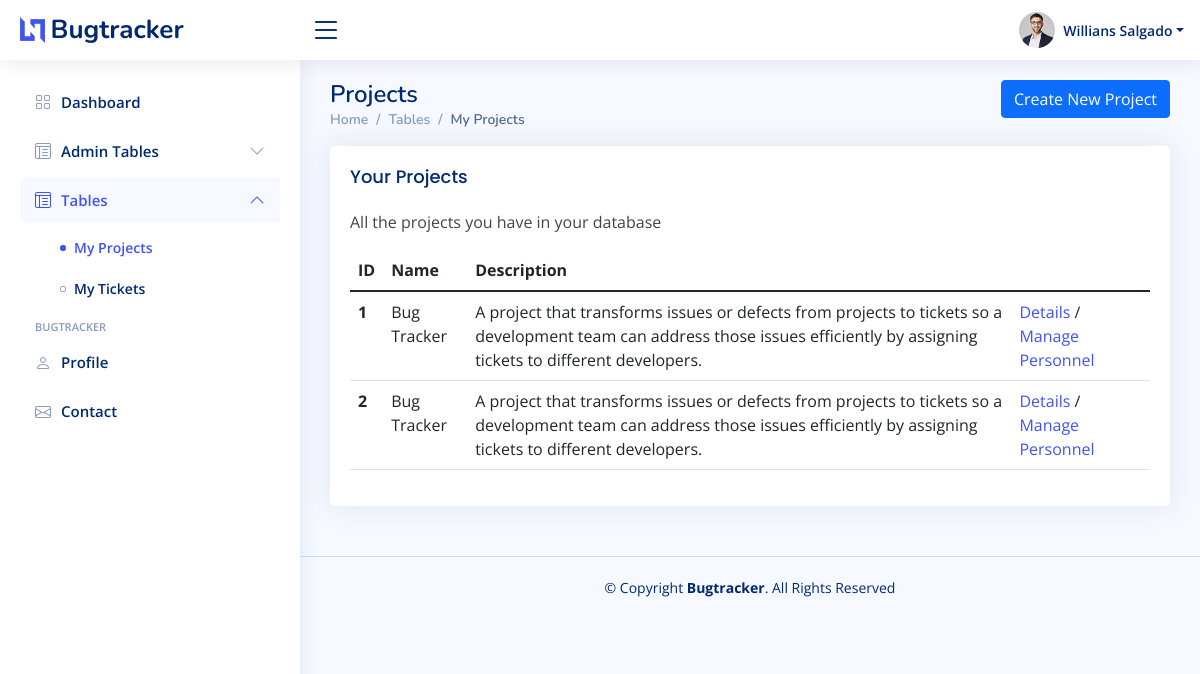
Page /my-projects/ (signed in) on the committed database.
### bugtracker/models.py (models this page shows, shortened)
class Project(models.Model):
    assigned_personnel = models.ManyToManyField(User)
    name = models.CharField(max_length=50)
    description = models.TextField()

### bugtracker/views.py (the view)
# urls.py: path("my-projects/", views.projectListView, name="project_list"),
@login_required
@permission_required("bugtracker.view_project")
def projectListView(request):
    if request.user.has_perm("bugtracker.change_project"):
        project_list = Project.objects.all()
    else:
        project_list = Project.objects.filter(assigned_personnel=request.user)
    context = {"project_list": project_list}
    return render(request, "admin/projects/project_list.html", context)

### templates/admin/projects/project_list.html (shortened to what this page needs)
{% extends 'admin/admin-base.html' %}
{% block content %}
	<main id="main" class="main">
		{% if perms.bugtracker.add_project %}
		<div class="float-end">
			<a href="{% url 'project_create' %}" class="btn btn-primary">
				Create New Project
			</a>
		</div>
		{% endif %}
		<div class="pagetitle">
		  <h1>Projects</h1>
		  <nav>
			<ol class="breadcrumb">
			  <li class="breadcrumb-item"><a href="{% url 'bugtracker_dashboard' %}">Home</a></li>
			  <li class="breadcrumb-item">Tables</li>
			  <li class="breadcrumb-item active">My Projects</li>
			</ol>
		  </nav>
		</div>
		<section class="section">
		  <div class="row">
			<div class="col-lg-12">
			  <div class="card">
				<div class="card-body">
				  <h5 class="card-title">Your Projects</h5>
				  <p>All the projects you have in your database</p>
				  <table class="table datatable">
					<thead>
					  <tr>
						<th scope="col">ID</th>
						<th scope="col">Name</th>
						<th scope="col">Description</th>
						<th scope="col"></th>
					  </tr>
					</thead>
					<tbody>
						{% include 'admin/projects/project_list_logic.html' %}
					</tbody>
				  </table>
				</div>
			  </div>
			</div>
		  </div>
		</section>
	</main>
{% endblock %}

### templates/admin/admin-base.html (shortened to what this page needs)
{% load static %}
<!DOCTYPE html>
<html lang="en">
<head>
  <link href="{% static 'assets/vendor/bootstrap/css/bootstrap.min.css' %}" rel="stylesheet">
  <link href="{% static 'assets/vendor/bootstrap-icons/bootstrap-icons.css' %}" rel="stylesheet">
  <link href="{% static 'assets/vendor/boxicons/css/boxicons.min.css' %}" rel="stylesheet">
  <link href="{% static 'assets/vendor/quill/quill.snow.css' %}" rel="stylesheet">
  <link href="{% static 'assets/vendor/quill/quill.bubble.css' %}" rel="stylesheet">
  <link href="{% static 'assets/vendor/remixicon/remixicon.css' %}" rel="stylesheet">
  <link href="{% static 'assets/vendor/simple-datatables/style.css' %}" rel="stylesheet">
  <link href="{% static 'assets/css/style.css' %}" rel="stylesheet">
</head>
<body>
  <header id="header" class="header fixed-top d-flex align-items-center">
    <div class="d-flex align-items-center justify-content-between">
      <a href="{% url 'bugtracker_dashboard' %}" class="logo d-flex align-items-center">
        <img src="{% static 'assets/img/logo.png' %}" alt="">
        <span class="d-none d-lg-block">Bugtracker</span>
      </a>
      <i class="bi bi-list toggle-sidebar-btn"></i>
    </div>
    <nav class="header-nav ms-auto">
      <ul class="d-flex align-items-center">
        <li class="nav-item dropdown pe-3">
          <a class="nav-link nav-profile d-flex align-items-center pe-0" href="#" data-bs-toggle="dropdown">
            <img src="{% static 'assets/img/profile-img.jpg' %}" alt="Profile" class="rounded-circle">
            <span class="d-none d-md-block dropdown-toggle ps-2">{{ request.user.first_name }}</span>
          </a>
        </li>
      </ul>
    </nav>
  </header>
  <aside id="sidebar" class="sidebar">
    <ul class="sidebar-nav" id="sidebar-nav">
      {% with request.resolver_match.url_name as url_name %}
      <li class="nav-item">
        <a class="nav-link {% if url_name != 'bugtracker_dashboard' %} collapsed {% endif %}" href="{% url 'bugtracker_dashboard' %}">
          <i class="bi bi-grid"></i>
          <span>Dashboard</span>
        </a>
      </li>
      {% if perms.auth.change_user %}
      <li class="nav-item ">
        <a class="nav-link {% if url_name != 'user_list' and url_name != 'role_assignment' %}collapsed{% endif %}" data-bs-target="#admintables-nav" data-bs-toggle="collapse" href="#">
          <i class="bi bi-layout-text-window-reverse"></i><span>Admin Tables</span><i class="bi bi-chevron-down ms-auto"></i>
        </a>
      </li>
      {% endif %}
      {% if perms.bugtracker.view_project %}
      <li class="nav-item">
        <a class="nav-link {% if url_name != 'project_list' and url_name != 'ticket_list' %}collapsed{% endif %}" data-bs-target="#tables-nav" data-bs-toggle="collapse" href="#">
          <i class="bi bi-layout-text-window-reverse"></i><span>Tables</span><i class="bi bi-chevron-down ms-auto"></i>
        </a>
        <ul id="tables-nav" class="nav-content collapse {% if url_name == 'project_list' or url_name == 'ticket_list' %}show{% endif %}" data-bs-parent="#sidebar-nav">
          <li>
            <a href="{% url 'project_list' %}" class="{% if url_name == 'project_list' %}active{% endif %}">
              <i class="bi bi-circle"></i><span>My Projects</span>
            </a>
          </li>
          <li>
            <a href="{% url 'ticket_list' %}" class="{% if url_name == 'ticket_list' %}active{% endif %}">
              <i class="bi bi-circle"></i><span>My Tickets</span>
            </a>
          </li>
        </ul>
      </li>
    {% endif %}
      <li class="nav-heading">Bugtracker</li>
      <li class="nav-item">
        <a class="nav-link {% if url_name != 'about' %}collapsed{% endif %}" href="{% url 'about' %}">
          <i class="bi bi-person"></i>
          <span>Profile</span>
        </a>
      </li>
      <li class="nav-item">
        <a class="nav-link {% if url_name != 'contact' %}collapsed{% endif %}" href="{% url 'contact' %}">
          <i class="bi bi-envelope"></i>
          <span>Contact</span>
        </a>
      </li>
      {% endwith %}
    </ul>
  </aside>
    {% block content %}
    {% endblock %}
  <footer id="footer" class="footer">
    <div class="copyright">
      &copy; Copyright <strong><span>Bugtracker</span></strong>. All Rights Reserved
    </div>
    <div class="credits">
    </div>
  </footer>
</body>
</html>

### templates/admin/projects/project_list_logic.html
				{% if project_list %}
				{% for project in project_list %}
					<tr>
					  <th scope="row">{{ project.id }}</th>
					  <td>{{ project.name }}</td>
					  <td>{{ project.description }}</td>
					  <td>
						<a href="{% url 'project_detail' project.id %}">Details</a>
						{% if perms.bugtracker.change_project %}
						 /
						<a href="{% url 'project_update' project.id %}">Manage Personnel</a>
						{% endif %}
					  </td>
					</tr>
				{% endfor %}
				{% endif %}

### static/assets/css/style.css (style rules this page uses)
:root { scroll-behavior: smooth; }
body { font-family: "Open Sans", sans-serif; background: #f6f9ff; color: #444444; }
a { color: #4154f1; text-decoration: none; }
h1, h2, h3, h4, h5, h6 { font-family: "Nunito", sans-serif; }
#main { margin-top: 60px; padding: 20px 30px; transition: all 0.3s; }
.pagetitle { margin-bottom: 10px; }
.pagetitle h1 { font-size: 24px; margin-bottom: 0; font-weight: 600; color: #012970; }
.card { margin-bottom: 30px; border: none; border-radius: 5px; box-shadow: 0px 0 30px rgba(1, 41, 112, 0.1); }
.card-title { padding: 20px 0 15px 0; font-size: 18px; font-weight: 500; color: #012970; font-family: "Poppins", sans-serif; }
.card-body { padding: 0 20px 20px 20px; }
.breadcrumb { font-size: 14px; font-family: "Nunito", sans-serif; color: #899bbd; font-weight: 600; }
.breadcrumb a { color: #899bbd; transition: 0.3s; }
.breadcrumb .breadcrumb-item::before { color: #899bbd; }
.breadcrumb .active { color: #51678f; font-weight: 600; }
.logo { line-height: 1; }
@media (min-width: 1200px) { .logo { width: 280px; } }
.logo img { max-height: 26px; margin-right: 6px; }
.logo span { font-size: 26px; font-weight: 700; color: #012970; font-family: "Nunito", sans-serif; }
.header { transition: all 0.5s; z-index: 997; height: 60px; box-shadow: 0px 2px 20px rgba(1, 41, 112, 0.1); background-color: #fff; padding-left: 20px; }
.header .toggle-sidebar-btn { font-size: 32px; padding-left: 10px; cursor: pointer; color: #012970; }
.header-nav ul { list-style: none; }
.header-nav > ul { margin: 0; padding: 0; }
.header-nav .nav-profile { color: #012970; }
.header-nav .nav-profile img { max-height: 36px; }
.header-nav .nav-profile span { font-size: 14px; font-weight: 600; }
.sidebar { position: fixed; top: 60px; left: 0; bottom: 0; width: 300px; z-index: 996; transition: all 0.3s; padding: 20px; overflow-y: auto; scrollbar-width: thin; scrollbar-color: #aab7cf transparent; box-shadow: 0px 0px 20px rgba(1, 41, 112, 0.1); background-color: #fff; }
@media (min-width: 1200px) { #main, #footer { margin-left: 300px; } }
.sidebar-nav { padding: 0; margin: 0; list-style: none; }
.sidebar-nav li { padding: 0; margin: 0; list-style: none; }
.sidebar-nav .nav-item { margin-bottom: 5px; }
.sidebar-nav .nav-heading { font-size: 11px; text-transform: uppercase; color: #899bbd; font-weight: 600; margin: 10px 0 5px 15px; }
.sidebar-nav .nav-link { display: flex; align-items: center; font-size: 15px; font-weight: 600; color: #4154f1; transition: 0.3; background: #f6f9ff; padding: 10px 15px; border-radius: 4px; }
.sidebar-nav .nav-link i { font-size: 16px; margin-right: 10px; color: #4154f1; }
.sidebar-nav .nav-link.collapsed { color: #012970; background: #fff; }
.sidebar-nav .nav-link.collapsed i { color: #899bbd; }
.sidebar-nav .nav-link .bi-chevron-down { margin-right: 0; transition: transform 0.2s ease-in-out; }
.sidebar-nav .nav-link:not(.collapsed) .bi-chevron-down { transform: rotate(180deg); }
.sidebar-nav .nav-content { padding: 5px 0 0 0; margin: 0; list-style: none; }
.sidebar-nav .nav-content a { display: flex; align-items: center; font-size: 14px; font-weight: 600; color: #012970; transition: 0.3; padding: 10px 0 10px 40px; transition: 0.3s; }
.sidebar-nav .nav-content a i { font-size: 6px; margin-right: 8px; line-height: 0; border-radius: 50%; }
.sidebar-nav .nav-content a:hover, .sidebar-nav .nav-content a.active { color: #4154f1; }
.sidebar-nav .nav-content a.active i { background-color: #4154f1; }
.footer { padding: 20px 0; font-size: 14px; transition: all 0.3s; border-top: 1px solid #cddfff; }
.footer .copyright { text-align: center; color: #012970; }
.footer .credits { padding-top: 5px; text-align: center; font-size: 13px; color: #012970; }

### rows in the picture
Project: id "1", name "Bug Tracker", description "A project that transforms issues or defects from projects to tickets so a development team can address those issues efficiently by assigning tickets to different developers."
Project: id "2", name "Bug Tracker", description "A project that transforms issues or defects from projects to tickets so a development team can address those issues efficiently by assigning tickets to different developers."

### other values in the picture
{{ request.user.first_name }} "Willians Salgado"
